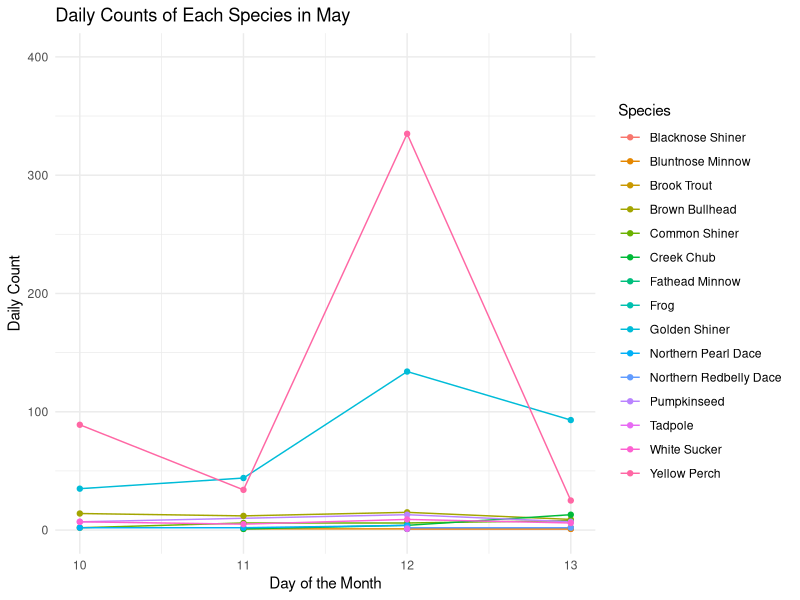
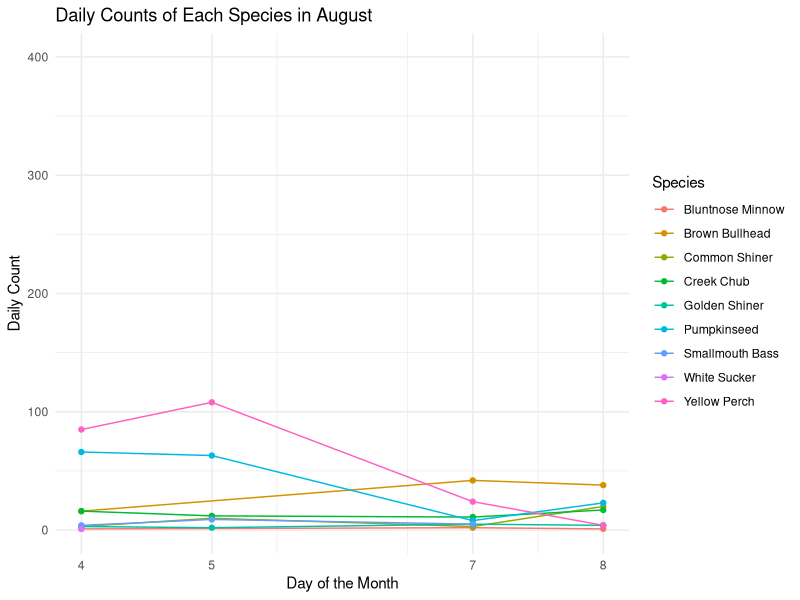
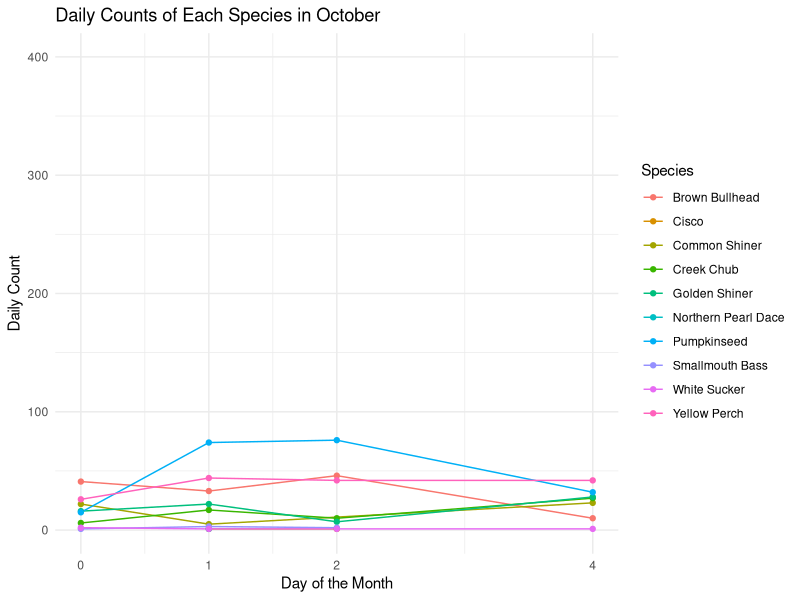
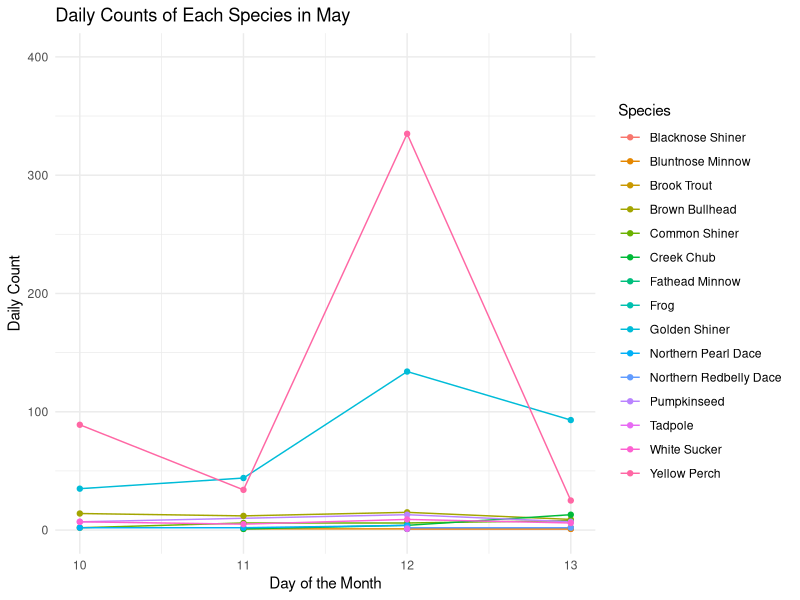
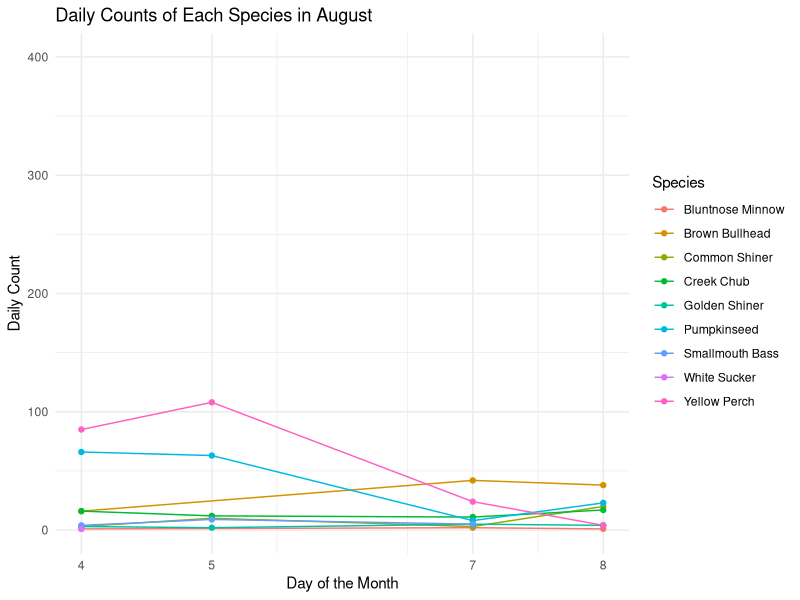
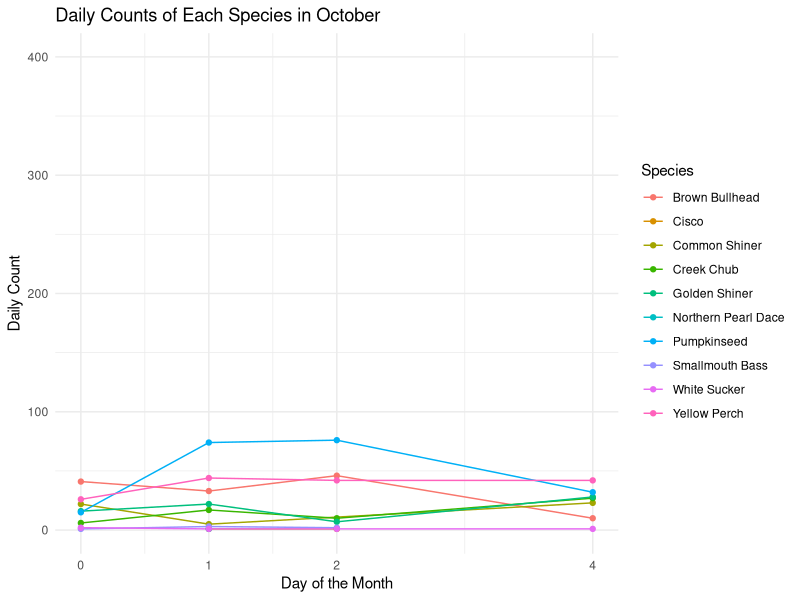

Generate these figures, in order, with R:
library(ggplot2)
library(dplyr)
library(lubridate)

fyke_data<- read.csv("cleaned_fyke_data_2023.csv", header=T)

# Convert 'Number' column to numeric (if not already)
fyke_data$Number <- as.numeric(fyke_data$Number)

# Create a Date column for plotting purposes
fyke_data$PlotDate <- as.Date(paste(fyke_data$Year, fyke_data$Month, fyke_data$Day, sep = "-"), format = "%Y-%B-%d")

# Adjust the day for "October" where the 30th is actually in September
fyke_data <- fyke_data %>%
  mutate(AdjustedDay = ifelse(Month == "October" & Day == 30, 0, Day))

# Create a separate plot for each month
months <- unique(fyke_data$Month)
plot_list <- list()

for (m in months) {
  # Filter the data for the month and adjust the day for plotting
  month_data <- fyke_data %>%
    filter(Month == m) %>%
    group_by(Species, AdjustedDay) %>%
    summarize(daily_count = sum(Number, na.rm = TRUE), .groups = 'drop')
  
  # Create the plot for the month
  p <- ggplot(month_data, aes(x = AdjustedDay, y = daily_count, group = Species, color = Species)) +
    geom_line() +
    geom_point() +
    scale_x_continuous(breaks = unique(month_data$AdjustedDay)) +
    scale_y_continuous(limits = c(0, 400)) + # Set y-axis limits
    theme_minimal() +
    labs(x = "Day of the Month", y = "Daily Count", title = paste("Daily Counts of Each Species in", m), color = "Species")
  
  # Add the plot to the list
  plot_list[[m]] <- p
}

# Print and/or save the plots as required
for (m in months) {
  print(plot_list[[m]])
  ggsave(paste(m, "_plot.png", sep = ""), plot_list[[m]], width = 11, height = 8.5, dpi = 300)
}
